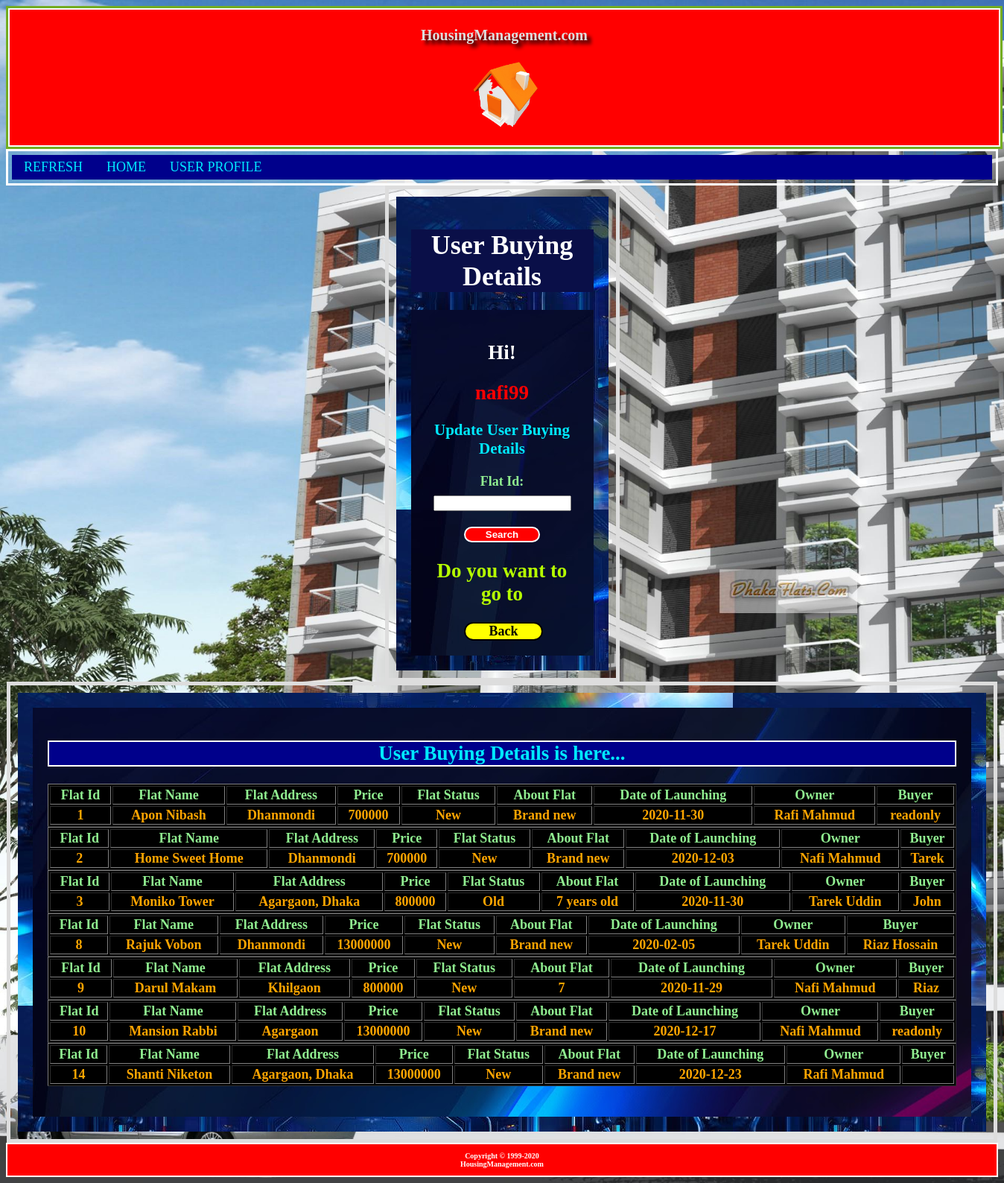
The page /View/UserBuy.php (signed in) on the database its author committed.
### tables this page shows
CREATE TABLE `userbuy` (
  `id` int(11) NOT NULL,
  `flatname` varchar(50) NOT NULL,
  `flataddress` varchar(500) NOT NULL,
  `price` varchar(255) NOT NULL,
  `flatstatus` varchar(50) NOT NULL,
  `aboutflat` varchar(500) NOT NULL,
  `dateoflaunching` varchar(50) NOT NULL,
  `owner` varchar(50) NOT NULL,
  `buyer` varchar(50) NOT NULL,
  `bargainbyowner` varchar(50) NOT NULL,
  `bargainbyuser` varchar(50) NOT NULL,
  `dateofbargaining` date DEFAULT NULL,
  `agreementbyowner` varchar(50) NOT NULL,
  `agreementbyuser` varchar(50) NOT NULL,
  `dateofbuying` date DEFAULT NULL
);

### Control/Logindb.php (called while the page is built, shortened)
<?php
class Logindb{
 function FetchCheckUserBuy($conn,$table)
    {
    $result = $conn->query("SELECT * FROM ". $table);
    return $result;
    }
}
?>

### View/UserBuy.php (the view, shortened to what this page needs)
<?php
include('../Control/Logindb.php');
$error="";
?>
<!DOCTYPE html>
<html>
<head>
<link rel="stylesheet" type="text/css" href="../CSS/ProfileStyle.css">
<link rel="stylesheet" type="text/css" href="../CSS/TitleStyle.css">
<link rel="stylesheet" type="text/css" href="../CSS/HeaderFooterStyle.css">
<link rel="stylesheet" type="text/css" href="../CSS/ButtonStyle.css">
<link rel="stylesheet" type="text/css" href="../CSS/NavBarStyle.css">
</head>
<body>
<h6 id="Header"><?php include '../Header/header.php';?></h6>
<div class="sticky">
<div class="topnav">
<a href="UserBuy.php">REFRESH</a>
<a href="LoginResult.php">HOME</a>
<a href="UserProfile.php">USER PROFILE</a>
</div>
</div>
<div id="ProfileBlock">
<div id="ProfileBlock2">
<div id="ProfileBlock3">
<h1 id="Title">User Buying Details</h1>
</div>
<div id="ProfileBlock4">
<h2 id="Hi">Hi! </h2> <h2 id="Username"><?php echo  $_SESSION["un"]; ?><br><h3 id="YourProfile">Update User Buying Details</h3></h2>
<b>
<form action="<?php echo htmlspecialchars($_SERVER["PHP_SELF"]);?>" method='post' onsubmit="return validateForm()">
  <Label id="FlatId">Flat Id:</label><br> <?php echo $error;?> <h4 id="jsflatiderror"></h4>
  <input type="text" id="flatid" name="id" ><br><br>
  <input type="submit" name="idsubmit" id="Button" value="Search">
</form>
<h2 id="Marquee"><marquee direction=left>Do you want to go to </marquee></h2> <div class="link"><a href="LoginResult.php">Back</a></div>
</div>
</div>
</div>
<div id="RegistrationBlock">
<div id="RegistrationBlock2">
<div id="RegistrationBlock5">
</div>
<div id="RegistrationBlock6">
<?php
  echo "<h2 id='UserList'>User Buying Details is here...</h2>";
  $connection = new Logindb();
$conobj=$connection->OpenCon();
$userQuery=$connection->FetchCheckUserBuy($conobj,"userbuy");
if ($userQuery->num_rows > 0) {
        while($row = $userQuery->fetch_assoc()) {
          echo "<table style='background-color:black; width:100%' border=1>".
          "<tr style='color:lightgreen'>".
            "<th>"."Flat Id"."</th> ".
            "<th>"."Flat Name"."</th> ".
            "<th>"."Flat Address"."</th> ".
            "<th>"."Price"."</th> ".
            "<th>"."Flat Status"."</th> ".
            "<th>"."About Flat"."</th> ".
            "<th>"."Date of Launching"."</th> ".
            "<th>"."Owner"."</th> ".
            "<th>"."Buyer"."</th> ".
          "</tr>".
          "<tr style='color:orange'>".
            "<td>".$row["id"]."</td>".
            "<td>".$row["flatname"]."</td>".
            "<td>".$row["flataddress"]."</td>".
            "<td>".$row["price"]."</td>".
            "<td>".$row["flatstatus"]."</td>".
            "<td>".$row["aboutflat"]."</td>".
            "<td>".$row["dateoflaunching"]."</td>".
            "<td>".$row["owner"]."</td>".
            "<td>".$row["buyer"]."</td>".
          "</tr>".
        "</table>";
        }
      }
      else {
        echo "0 results";
      }
?><br>
</div>
</div>
</div>
</body>
<h6 id="Footer"><?php include '../Footer/footer.php';?></h6>
</html>

### Header/header.php
<div class="relative">
<div class="header">
<h1>HousingManagement.com</h1>
<?php
echo "<img src='../Images/logo.png'; style='width:120px; height:110px; /*border: 2px solid black;*/ alt='iconape'>";
?>
</div>
</div>

### Footer/footer.php
<?php
echo "<p style='text-align: center'>Copyright &copy; 1999-" . date("Y") ."<br>". " HousingManagement.com</p>";
?>

### CSS/ProfileStyle.css (style rules this page uses)
div#ProfileBlock { width:285px;border:5px solid #ddd;padding:10px;margin:auto; text-align:center }
body { background-image: url('../Images/G.jpg'); background-repeat:no-repeat; background-size:cover; color:orange;font-size:18px; min-height: 140vh }
div#ProfileBlock2 { background-image: url('../Images/F2.jpg'); padding:20px }
div#ProfileBlock3 { background-color: #0A0F48;color:#00E9FF; padding:0px }
div#ProfileBlock4 { background-image: url('../Images/F1.jpg');color:orange;padding:20px;font-size:18px }
h2#Hi { color:white }
h2#Username { color:red }
h3#YourProfile { color:#00E9FF }
h2#Marquee { color: #B6FF00 }
div#RegistrationBlock { width:1300px;border:5px solid #ddd;padding:10px;margin:auto;text-align:center }
body { background-image: url('../Images/G.jpg'); background-repeat:no-repeat; background-size:cover;color:orange;font-size:18px }
div#RegistrationBlock2 { background-image: url('../Images/F2.jpg');color:black; padding:20px }
div#RegistrationBlock5 { background-image: url('../Images/F1.jpg');color:#B6FF00;padding:1px }
div#RegistrationBlock6 { background-image: url('../Images/F1.jpg');color:#00FFA8;padding:20px;font-size:18px }
h2#UserList { color:#00E9FF; background-color:darkblue; border:2px solid white }
Label#FlatId { color:lightgreen }

### CSS/TitleStyle.css (style rules this page uses)
h1#Title { color:white; font-family:calibri }

### CSS/HeaderFooterStyle.css (style rules this page uses)
.header { background-color:red; color:#ddd; font-family:calibri; font-size:10px; text-shadow:5px 5px 5px black; text-align: center; padding: 10px; border: 2px solid white }
div.relative { position: relative; width: 100%; height: 100%; border: 3px solid #73AD21; transition-property: width; transition-duration: 2s; }
h6#Header { font-size:10px; font-family: verdana; color: white;margin:0% }
h6#Footer { font-size:10px; font-family: verdana; text-align: center; color:white; background-color: red; display:block; border:2px solid white; margin:0% }

### CSS/ButtonStyle.css (style rules this page uses)
input#Button { background-color:red; color:white; border:2px solid white; cursor:pointer; font-weight:bold; display:block; border-radius: 50px; width:50%; margin-left:25%; margin-right:25%; }
.link a { background-color:yellow; color:black; border:2px solid black; cursor:pointer; font-family:calibri; text-decoration: none; display: block; text-align: center; border-radius: 50px; font-weight: bold; width:50%; margin-left:25%; margin-right:25%; }

### CSS/NavBarStyle.css (style rules this page uses)
.topnav { overflow: hidden; background-color: darkblue; }
.topnav a { float: left; display: block; color: #00E9FF; text-align: center; padding: 6px 16px; text-decoration: none; }
div.sticky { position: -webkit-sticky; position: sticky; top: 0; background-color:transparent; border: 3px solid white; padding: 5px; font-size: 18px; font-family:calibri; animation: myfirst 10s 100000000; }

### rows shown on the page
userbuy: id "1", flatname "Apon Nibash", flataddress "Dhanmondi", price "700000", flatstatus "New", aboutflat "Brand new", dateoflaunching "2020-11-30", owner "Rafi Mahmud", buyer "readonly"
userbuy: id "2", flatname "Home Sweet Home", flataddress "Dhanmondi", price "700000", flatstatus "New", aboutflat "Brand new", dateoflaunching "2020-12-03", owner "Nafi Mahmud", buyer "Tarek"
userbuy: id "3", flatname "Moniko Tower", flataddress "Agargaon, Dhaka", price "800000", flatstatus "Old", aboutflat "7 years old", dateoflaunching "2020-11-30", owner "Tarek Uddin", buyer "John"
userbuy: id "8", flatname "Rajuk Vobon", flataddress "Dhanmondi", price "13000000", flatstatus "New", aboutflat "Brand new", dateoflaunching "2020-02-05", owner "Tarek Uddin", buyer "Riaz Hossain"
userbuy: id "9", flatname "Darul Makam", flataddress "Khilgaon", price "800000", flatstatus "New", aboutflat "7", dateoflaunching "2020-11-29", owner "Nafi Mahmud", buyer "Riaz"
userbuy: id "10", flatname "Mansion Rabbi", flataddress "Agargaon", price "13000000", flatstatus "New", aboutflat "Brand new", dateoflaunching "2020-12-17", owner "Nafi Mahmud", buyer "readonly"
userbuy: id "14", flatname "Shanti Niketon", flataddress "Agargaon, Dhaka", price "13000000", flatstatus "New", aboutflat "Brand new", dateoflaunching "2020-12-23", owner "Rafi Mahmud"

### other values the page prints
$_SESSION["un"] "nafi99"
